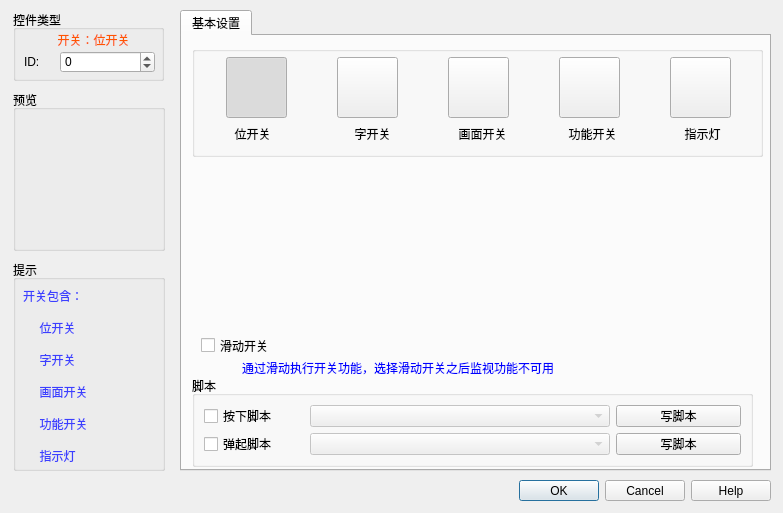
<?xml version="1.0" encoding="UTF-8"?>
<ui version="4.0">
 <class>SwitchDlg</class>
 <widget class="QDialog" name="SwitchDlg">
  <property name="geometry">
   <rect>
    <x>0</x>
    <y>0</y>
    <width>783</width>
    <height>513</height>
   </rect>
  </property>
  <property name="windowTitle">
   <string>Dialog</string>
  </property>
  <widget class="QDialogButtonBox" name="buttonBox">
   <property name="geometry">
    <rect>
     <x>430</x>
     <y>480</y>
     <width>341</width>
     <height>21</height>
    </rect>
   </property>
   <property name="orientation">
    <enum>Qt::Horizontal</enum>
   </property>
   <property name="standardButtons">
    <set>QDialogButtonBox::Cancel|QDialogButtonBox::Help|QDialogButtonBox::Ok</set>
   </property>
  </widget>
  <widget class="QGroupBox" name="groupBox_btntype">
   <property name="geometry">
    <rect>
     <x>13</x>
     <y>10</y>
     <width>151</width>
     <height>71</height>
    </rect>
   </property>
   <property name="title">
    <string>控件类型</string>
   </property>
   <widget class="QLabel" name="label_type">
    <property name="geometry">
     <rect>
      <x>20</x>
      <y>20</y>
      <width>121</width>
      <height>20</height>
     </rect>
    </property>
    <property name="styleSheet">
     <string notr="true">color: rgb(255, 85, 0);</string>
    </property>
    <property name="text">
     <string>开关：位开关</string>
    </property>
    <property name="alignment">
     <set>Qt::AlignCenter</set>
    </property>
   </widget>
   <widget class="QWidget" name="layoutWidget">
    <property name="geometry">
     <rect>
      <x>11</x>
      <y>41</y>
      <width>131</width>
      <height>22</height>
     </rect>
    </property>
    <layout class="QHBoxLayout" name="horizontalLayout">
     <item>
      <widget class="QLabel" name="label_3">
       <property name="maximumSize">
        <size>
         <width>30</width>
         <height>16777215</height>
        </size>
       </property>
       <property name="text">
        <string>ID:</string>
       </property>
      </widget>
     </item>
     <item>
      <widget class="QSpinBox" name="spinBox">
       <property name="minimum">
        <number>-1</number>
       </property>
       <property name="maximum">
        <number>100000</number>
       </property>
      </widget>
     </item>
    </layout>
   </widget>
  </widget>
  <widget class="QGroupBox" name="groupBox_tips">
   <property name="geometry">
    <rect>
     <x>13</x>
     <y>260</y>
     <width>152</width>
     <height>211</height>
    </rect>
   </property>
   <property name="title">
    <string>提示</string>
   </property>
   <widget class="QLabel" name="label_2">
    <property name="geometry">
     <rect>
      <x>10</x>
      <y>20</y>
      <width>131</width>
      <height>191</height>
     </rect>
    </property>
    <property name="styleSheet">
     <string notr="true">color: rgb(60, 63, 255);</string>
    </property>
    <property name="text">
     <string>开关包含：

     位开关

     字开关

     画面开关

     功能开关

     指示灯</string>
    </property>
   </widget>
  </widget>
  <widget class="QTabWidget" name="tabWidget">
   <property name="geometry">
    <rect>
     <x>180</x>
     <y>10</y>
     <width>591</width>
     <height>461</height>
    </rect>
   </property>
   <property name="currentIndex">
    <number>0</number>
   </property>
   <widget class="QWidget" name="tab">
    <attribute name="title">
     <string>基本设置</string>
    </attribute>
    <widget class="QGroupBox" name="groupBox_function">
     <property name="geometry">
      <rect>
       <x>10</x>
       <y>10</y>
       <width>571</width>
       <height>111</height>
      </rect>
     </property>
     <property name="title">
      <string/>
     </property>
     <widget class="QLabel" name="label_type_2">
      <property name="geometry">
       <rect>
        <x>20</x>
        <y>80</y>
        <width>81</width>
        <height>16</height>
       </rect>
      </property>
      <property name="text">
       <string>位开关</string>
      </property>
      <property name="alignment">
       <set>Qt::AlignCenter</set>
      </property>
     </widget>
     <widget class="QLabel" name="label_type_3">
      <property name="geometry">
       <rect>
        <x>140</x>
        <y>80</y>
        <width>81</width>
        <height>16</height>
       </rect>
      </property>
      <property name="text">
       <string>字开关</string>
      </property>
      <property name="alignment">
       <set>Qt::AlignCenter</set>
      </property>
     </widget>
     <widget class="QLabel" name="label_type_4">
      <property name="geometry">
       <rect>
        <x>250</x>
        <y>80</y>
        <width>81</width>
        <height>16</height>
       </rect>
      </property>
      <property name="text">
       <string>画面开关</string>
      </property>
      <property name="alignment">
       <set>Qt::AlignCenter</set>
      </property>
     </widget>
     <widget class="QLabel" name="label_type_5">
      <property name="geometry">
       <rect>
        <x>340</x>
        <y>80</y>
        <width>121</width>
        <height>16</height>
       </rect>
      </property>
      <property name="text">
       <string>功能开关</string>
      </property>
      <property name="alignment">
       <set>Qt::AlignCenter</set>
      </property>
     </widget>
     <widget class="QPushButton" name="radio_indicator">
      <property name="geometry">
       <rect>
        <x>478</x>
        <y>11</y>
        <width>61</width>
        <height>61</height>
       </rect>
      </property>
      <property name="text">
       <string/>
      </property>
      <property name="icon">
       <iconset resource="../../../resourse.qrc">
        <normaloff>:/standardtool/images/pro.jpg</normaloff>:/standardtool/images/pro.jpg</iconset>
      </property>
      <property name="iconSize">
       <size>
        <width>75</width>
        <height>61</height>
       </size>
      </property>
      <property name="checkable">
       <bool>true</bool>
      </property>
      <attribute name="buttonGroup">
       <string>buttonGroup</string>
      </attribute>
     </widget>
     <widget class="QLabel" name="label_type_6">
      <property name="geometry">
       <rect>
        <x>470</x>
        <y>80</y>
        <width>81</width>
        <height>16</height>
       </rect>
      </property>
      <property name="text">
       <string>指示灯</string>
      </property>
      <property name="alignment">
       <set>Qt::AlignCenter</set>
      </property>
     </widget>
     <widget class="QPushButton" name="radio_bit">
      <property name="geometry">
       <rect>
        <x>34</x>
        <y>11</y>
        <width>61</width>
        <height>61</height>
       </rect>
      </property>
      <property name="text">
       <string/>
      </property>
      <property name="icon">
       <iconset resource="../../../resourse.qrc">
        <normaloff>:/standardtool/images/bitswitch.jpg</normaloff>:/standardtool/images/bitswitch.jpg</iconset>
      </property>
      <property name="iconSize">
       <size>
        <width>75</width>
        <height>61</height>
       </size>
      </property>
      <property name="checkable">
       <bool>true</bool>
      </property>
      <property name="checked">
       <bool>true</bool>
      </property>
      <property name="autoRepeat">
       <bool>false</bool>
      </property>
      <property name="flat">
       <bool>true</bool>
      </property>
      <attribute name="buttonGroup">
       <string>buttonGroup</string>
      </attribute>
     </widget>
     <widget class="QPushButton" name="radio_word">
      <property name="geometry">
       <rect>
        <x>145</x>
        <y>11</y>
        <width>61</width>
        <height>61</height>
       </rect>
      </property>
      <property name="text">
       <string/>
      </property>
      <property name="icon">
       <iconset resource="../../../resourse.qrc">
        <normaloff>:/standardtool/images/wordswitch.jpg</normaloff>:/standardtool/images/wordswitch.jpg</iconset>
      </property>
      <property name="iconSize">
       <size>
        <width>75</width>
        <height>61</height>
       </size>
      </property>
      <property name="checkable">
       <bool>true</bool>
      </property>
      <attribute name="buttonGroup">
       <string>buttonGroup</string>
      </attribute>
     </widget>
     <widget class="QPushButton" name="radio_scene">
      <property name="geometry">
       <rect>
        <x>256</x>
        <y>11</y>
        <width>61</width>
        <height>61</height>
       </rect>
      </property>
      <property name="text">
       <string/>
      </property>
      <property name="icon">
       <iconset resource="../../../resourse.qrc">
        <normaloff>:/standardtool/images/sceneswitch.jpg</normaloff>:/standardtool/images/sceneswitch.jpg</iconset>
      </property>
      <property name="iconSize">
       <size>
        <width>75</width>
        <height>61</height>
       </size>
      </property>
      <property name="checkable">
       <bool>true</bool>
      </property>
      <attribute name="buttonGroup">
       <string>buttonGroup</string>
      </attribute>
     </widget>
     <widget class="QPushButton" name="radio_function">
      <property name="geometry">
       <rect>
        <x>367</x>
        <y>11</y>
        <width>61</width>
        <height>61</height>
       </rect>
      </property>
      <property name="text">
       <string/>
      </property>
      <property name="icon">
       <iconset resource="../../../resourse.qrc">
        <normaloff>:/standardtool/images/funcbtn.jpg</normaloff>:/standardtool/images/funcbtn.jpg</iconset>
      </property>
      <property name="iconSize">
       <size>
        <width>75</width>
        <height>61</height>
       </size>
      </property>
      <property name="checkable">
       <bool>true</bool>
      </property>
      <attribute name="buttonGroup">
       <string>buttonGroup</string>
      </attribute>
     </widget>
    </widget>
    <widget class="QWidget" name="verticalLayoutWidget">
     <property name="geometry">
      <rect>
       <x>0</x>
       <y>120</y>
       <width>581</width>
       <height>171</height>
      </rect>
     </property>
     <layout class="QVBoxLayout" name="vLayout_function"/>
    </widget>
    <widget class="QCheckBox" name="check_slid">
     <property name="geometry">
      <rect>
       <x>19</x>
       <y>299</y>
       <width>101</width>
       <height>21</height>
      </rect>
     </property>
     <property name="text">
      <string>滑动开关</string>
     </property>
    </widget>
    <widget class="QLabel" name="label_slid">
     <property name="geometry">
      <rect>
       <x>60</x>
       <y>323</y>
       <width>461</width>
       <height>16</height>
      </rect>
     </property>
     <property name="text">
      <string>&lt;!DOCTYPE HTML PUBLIC &quot;-//W3C//DTD HTML 4.0//EN&quot; &quot;http://www.w3.org/TR/REC-html40/strict.dtd&quot;&gt;
&lt;html&gt;&lt;head&gt;&lt;meta name=&quot;qrichtext&quot; content=&quot;1&quot; /&gt;&lt;style type=&quot;text/css&quot;&gt;
p, li { white-space: pre-wrap; }
&lt;/style&gt;&lt;/head&gt;&lt;body style=&quot; font-family:'宋体'; font-size:9pt; font-weight:400; font-style:normal;&quot;&gt;
&lt;p style=&quot; margin-top:0px; margin-bottom:0px; margin-left:0px; margin-right:0px; -qt-block-indent:0; text-indent:0px;&quot;&gt;&lt;span style=&quot; color:#0000ff;&quot;&gt;通过滑动执行开关功能，选择滑动开关之后监视功能不可用&lt;/span&gt;&lt;/p&gt;&lt;/body&gt;&lt;/html&gt;</string>
     </property>
    </widget>
    <widget class="QGroupBox" name="groupBox_macro">
     <property name="geometry">
      <rect>
       <x>10</x>
       <y>340</y>
       <width>561</width>
       <height>91</height>
      </rect>
     </property>
     <property name="title">
      <string>脚本</string>
     </property>
     <layout class="QGridLayout" name="gridLayout">
      <item row="0" column="0">
       <widget class="QCheckBox" name="check_macro_down">
        <property name="maximumSize">
         <size>
          <width>100</width>
          <height>16777215</height>
         </size>
        </property>
        <property name="text">
         <string>按下脚本</string>
        </property>
       </widget>
      </item>
      <item row="0" column="1">
       <widget class="QComboBox" name="comboBox_macroIndex">
        <property name="enabled">
         <bool>false</bool>
        </property>
        <property name="minimumSize">
         <size>
          <width>300</width>
          <height>0</height>
         </size>
        </property>
       </widget>
      </item>
      <item row="0" column="2">
       <widget class="QPushButton" name="btn_new">
        <property name="text">
         <string>写脚本</string>
        </property>
       </widget>
      </item>
      <item row="1" column="0">
       <widget class="QCheckBox" name="check_macro_up">
        <property name="maximumSize">
         <size>
          <width>100</width>
          <height>16777215</height>
         </size>
        </property>
        <property name="text">
         <string>弹起脚本</string>
        </property>
       </widget>
      </item>
      <item row="1" column="1">
       <widget class="QComboBox" name="comboBox_macroIndex_up">
        <property name="enabled">
         <bool>false</bool>
        </property>
        <property name="minimumSize">
         <size>
          <width>300</width>
          <height>0</height>
         </size>
        </property>
       </widget>
      </item>
      <item row="1" column="2">
       <widget class="QPushButton" name="btn_new_up">
        <property name="text">
         <string>写脚本</string>
        </property>
       </widget>
      </item>
     </layout>
    </widget>
   </widget>
  </widget>
  <widget class="QGroupBox" name="groupBox_preview">
   <property name="geometry">
    <rect>
     <x>13</x>
     <y>90</y>
     <width>152</width>
     <height>161</height>
    </rect>
   </property>
   <property name="title">
    <string>预览</string>
   </property>
   <widget class="QGraphicsView" name="View">
    <property name="geometry">
     <rect>
      <x>11</x>
      <y>18</y>
      <width>131</width>
      <height>131</height>
     </rect>
    </property>
    <property name="styleSheet">
     <string notr="true">background-color: rgba(255, 255, 255, 0);</string>
    </property>
   </widget>
  </widget>
 </widget>
 <tabstops>
  <tabstop>tabWidget</tabstop>
  <tabstop>radio_bit</tabstop>
  <tabstop>radio_word</tabstop>
  <tabstop>radio_scene</tabstop>
  <tabstop>buttonBox</tabstop>
 </tabstops>
 <resources>
  <include location="../../../resourse.qrc"/>
 </resources>
 <connections>
  <connection>
   <sender>buttonBox</sender>
   <signal>accepted()</signal>
   <receiver>SwitchDlg</receiver>
   <slot>accept()</slot>
   <hints>
    <hint type="sourcelabel">
     <x>430</x>
     <y>480</y>
    </hint>
    <hint type="destinationlabel">
     <x>157</x>
     <y>274</y>
    </hint>
   </hints>
  </connection>
  <connection>
   <sender>buttonBox</sender>
   <signal>rejected()</signal>
   <receiver>SwitchDlg</receiver>
   <slot>reject()</slot>
   <hints>
    <hint type="sourcelabel">
     <x>430</x>
     <y>480</y>
    </hint>
    <hint type="destinationlabel">
     <x>286</x>
     <y>274</y>
    </hint>
   </hints>
  </connection>
 </connections>
 <buttongroups>
  <buttongroup name="buttonGroup"/>
 </buttongroups>
</ui>
